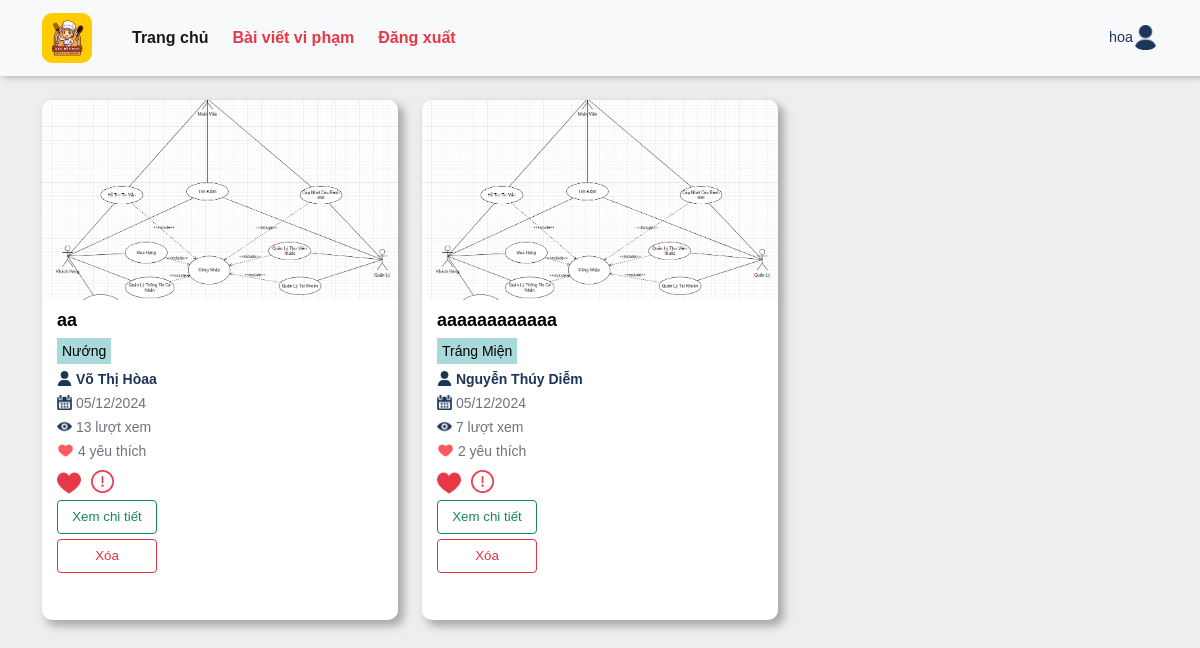
Page /rpfood/ (signed in) on the earlier database version.
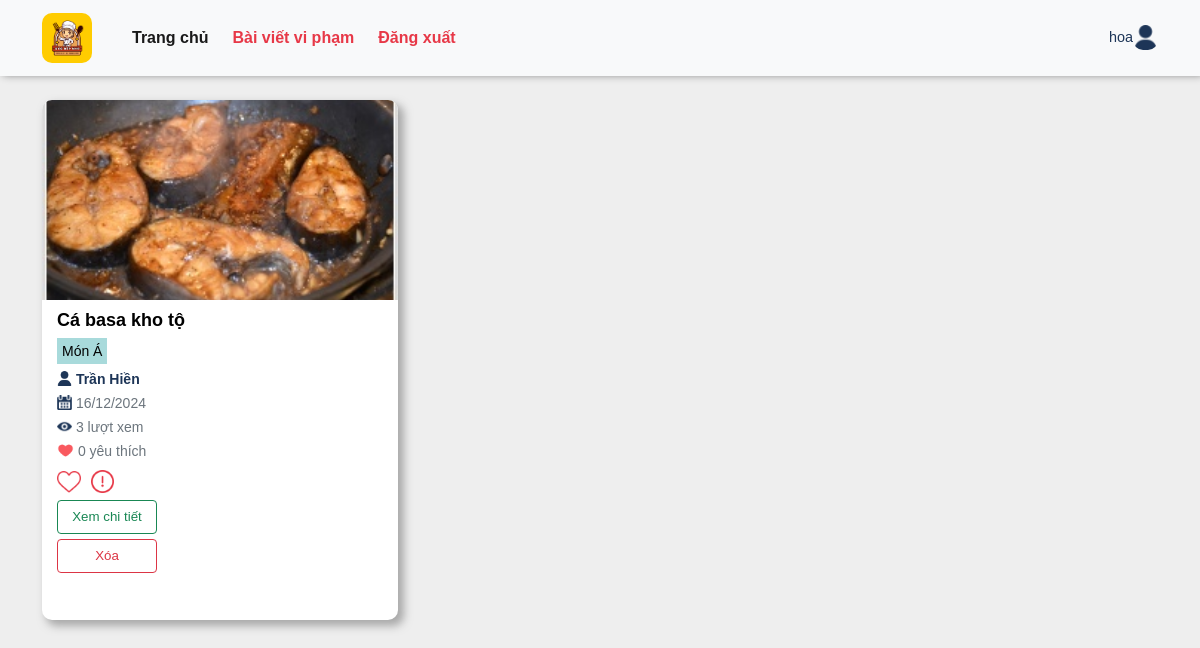
Same page on the later database version.
### appfood/models.py (models this page shows, shortened)
class Recipe(models.Model):
    title = models.CharField(max_length=100,null=True)
    author = models.ForeignKey('auth.User', on_delete=models.CASCADE)
    introduce = models.CharField(max_length=100,null=True)
    description = models.CharField(max_length=200,null=True)
    created_at = models.DateTimeField(auto_now_add=True)
    views = models.IntegerField(default=0)
    liked_tym = models.ManyToManyField(User, related_name='liked_recipes', blank=True)
    classify = models.ManyToManyField(Classify, related_name='recipes', blank=True)
    reported = models.BooleanField(default=False)
    def total_likes(self):
        return self.liked_tym.count()

class RecipeImage(models.Model):
    recipe = models.ForeignKey(Recipe, related_name='images', on_delete=models.CASCADE)
    image = models.ImageField(upload_to='images/')
    uploaded_at = models.DateTimeField(auto_now_add=True)

class Classify(models.Model):
    name = models.CharField(max_length=100)

class UserProfile(models.Model):
    GENDER_CHOICES = [
        ('T', 'Trai'),
        ('G', 'Gái'),
        ('B', 'Chưa Xác Định'),
    ]
    user = models.OneToOneField(User, on_delete=models.CASCADE)
    birth_date = models.DateField(null=True, blank=True)
    gender = models.CharField(max_length=1, choices=GENDER_CHOICES, null=True, blank=True)
    profile_image = models.ImageField(upload_to='images/', null=True, blank=True)

### appfood/views.py (the view)
# urls.py: path('rpfood/', views.rpfood, name='rpfood'),  # Đường dẫn đến trang Report Food
@login_required
def rpfood(request):
    recipes = Recipe.objects.filter(reported=True)
    recipeimage = RecipeImage.objects.all()
    return render(request, 'admin/rpfood.html', {'recipes': recipes, 'recipeimage': recipeimage})

### appfood/templates/admin/rpfood.html (shortened to what the changed rows need)
{% extends "admin/base_admin.html" %}
{%load static%}
{%block rpfood%}
<link href="https://maxcdn.bootstrapcdn.com/font-awesome/4.3.0/css/font-awesome.min.css" rel="stylesheet">
<main>
    <div class="container">
        <div class="row">
            <div class="col">
                <div class="row d-flex flex-wrap">
                    {% for recipe in recipes %}
                        <div class="col-md-4" style="margin-bottom: 25px;">
                            <div class="card">
                                <div class="ibox-content product-box" style="height: 520px;">
                                    {% if recipe.images.first %}
                                    <div class="product" style="height: 170px;">
                                        <img style="height:200px;width: 100%;border-radius: 10px 10px 0px 0px;object-fit:cover;" src="{{ recipe.images.first.image.url }}" alt="">
                                    </div>
                                    {% endif %}
                                    <div class="product-desc" style="padding: 15px;margin-top: 20px;">
                                        <a href="{% url 'detail_admin' recipe.id %}" class="product-name">{{ recipe.title }}</a>
                                            <div style="    margin-bottom: -20px;">
                                                {% for category in recipe.classify.all %}
                                                     <small class="text-muted" style="background: var(--green);color: black !important;padding: 5px;">{{ category.name }}</small>
                                                {% endfor %}
                                            </div>
                                            <br>
                                            <small class="text-muted">
                                                <img style="width:15px;height:15px; margin-bottom:4px; " src="{% static 'img/user.png' %}" alt="">
                                                <b style="color:var(--blue);">
                                                    {% if recipe.author.userprofile %}
                                                     {{ recipe.author.userprofile.user.last_name }} {{ recipe.author.userprofile.user.first_name }}
                                                {% else %}
                                                    {{ recipe.author.username }}
                                                {% endif %}
                                                </b>
                                            </small>
                                            <br>
                                            <small class="text-muted"><img style="width:15px;height:15px; margin-bottom:4px;" src="{% static 'img/calendar.png' %}" alt=""> {{recipe.images.first.uploaded_at|date:"d/m/Y"}}</small>
                                            <br>
                                            <small class="text-muted"><img style="width:15px;height:15px; margin-bottom:4px;" src="{% static 'img/eye.png' %}" alt=""> {{ recipe.views }} lượt xem</small>
                                            <br>
                                            <small class="text-muted"><img style="width:17px;height:17px; margin-bottom:4px;" src="{% static 'img/heart.png' %}" alt=""> {{ recipe.total_likes }} yêu thích</small>
                                            <div class="m-t text-right block-button" style="padding-top: 30px;padding-left: 1%;">
                                                <form method="post" action="{% url 'like_recipe' recipe.id %}">
                                                    <button type="submit" class="btn {% if user in recipe.liked_tym.all %}btn-danger{% else %}btn-primary{% endif %}" style="padding-top: 7px;border: none;background:none;">
                                                        {% if user in recipe.liked_tym.all %}<img style="width:24px;" src="{% static 'img/heartttt.png' %}" alt="">{% else %}<img style="width:24px;" src="{% static 'img/like.png' %}" alt="">{% endif %}
                                                    </button>
                                                </form>
                                                <form method="post" action="{% url 'report_food' recipe.id %}">
                                                    <button type="submit" class="btn btn-outline-danger" style="padding-top: 7px;border: none">
                                                        <img style="width:23px; margin-bottom: 2px;" src="{% static 'img/report.png' %}" alt="">
                                                    </button>
                                                </form>
                                            </div>
                                            <div class="d-flex flex-column"><a href="{% url 'detail_admin' recipe.id %}" class="btn btn-outline-success" style="font-size: 10pt;width:100px;margin-top:5px;">Xem chi tiết</a></div>
                                            <div class="m-t text-right" style="">
                                                <a href="{% url 'admin_delete' recipe.id %}" class="btn btn-outline-danger" style="font-size: 10pt;width:100px;margin-top:5px;">Xóa</a>
                                            </div>
                                    </div>
                                </div>
                            </div>
                        </div>
                    {% endfor %}
                </div>
            </div>
        </div>
    </div>
</main>
{%endblock rpfood%}

Differences in the rows shown:
removed Recipe: images.first.image (picture), title "aa", author.userprofile.user.last_name "Võ Thị", author.userprofile.user.first_name "Hòaa", images.first.uploaded_at "05/12/2024", views "13", total_likes "4"
no longer on this page (row unchanged): Classify: name "Nướng", shown under "aa"
removed Recipe: images.first.image (picture), title "aaaaaaaaaaaa", author.userprofile.user.last_name "Nguyễn Thúy", author.userprofile.user.first_name "Diễm", images.first.uploaded_at "05/12/2024", views "7", total_likes "2"
no longer on this page (row unchanged): Classify: name "Tráng Miện", shown under "aaaaaaaaaaaa"
added Recipe: images.first.image (picture), title "Cá basa kho tộ", author.userprofile.user.last_name "Trần", author.userprofile.user.first_name "Hiền", images.first.uploaded_at "16/12/2024", views "3", total_likes "0"
now on this page (row unchanged): Classify: name "Món Á", shown under "Cá basa kho tộ"
